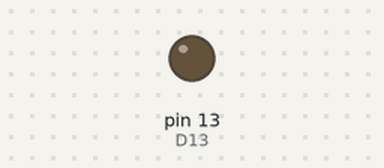
This sketch was run on a simulated Arduino Uno, built with avr-gcc and run on an emulated ATmega328P. On the bench: output pins drawn as LEDs (lit = HIGH).

Above: at 1.6 s.
At 14.1 s:
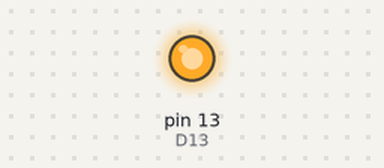
Timing chart, 0 to 14.8 s (numbered marks = the images above):
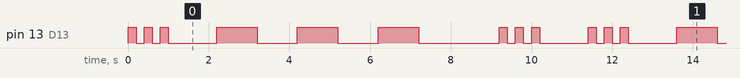

The sketch:

TestSOS.ino
```cpp
// cndrbrbr 2024
void setup() {

pinMode(LED_BUILTIN, OUTPUT); // D13 (LED_BUILTIN) wird als Output festgelegt.
}

void Blink (int duration,int times){
  for (int i = 0;i<times;i++){
      digitalWrite(LED_BUILTIN, HIGH); // LED-Spannung wird auf High gesetzt, die LED leuchtet.
      delay(duration); // Wartezeit in Millisekunden - die LED leuchtet weiterhin.
      digitalWrite(LED_BUILTIN, LOW); // LED-Spannung wird auf LOW gesetzt, die LED erlischt.
      delay(duration); // Wartezeit in Millisekunden - die LED ist weiterhin aus.
  }
}

void loop() {
  Blink (200,3);
  delay(1000);
  Blink (1000,3);
  delay(1000);
  Blink (200,3);
  delay(1000);
}
```

Measured:
- by itself, pin 13 (D13): repeats every 11.4 s: 2 × (LOW 0.20 s, HIGH 0.20 s), LOW 1.2 s, 2 × (HIGH 1.0 s, LOW 1.0 s), HIGH 1.0 s, LOW 2.0 s, 2 × (HIGH 0.20 s, LOW 0.20 s), HIGH 0.20 s, LOW 1.2 s, HIGH 0.20 s
- by itself, everything shown: repeats every 11.4 s, in 18 steps
